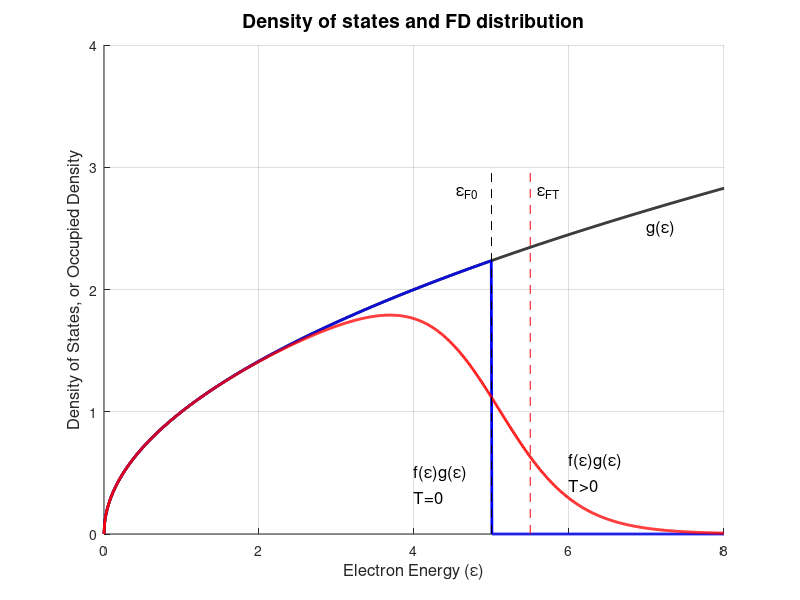

MATLAB code to generate this figure:
E_f0 = 5; % Fermi lvl at T=0
k_B = 1; % approximate
T1 = 0; 
T2 = 0.5; 
E = linspace(0, 8, 1000);

g_E = E.^(1/2); % DOS

f_T0 = zeros(size(E));
f_T0(E <= E_f0) = 1;

f_T1 = 1 ./ (1 + exp((E - E_f0) / (k_B * T2))); %T>0

figure;
hold on;

plot(E, g_E, 'k', 'LineWidth', 2); 
text(7, 2.5, 'g(\epsilon)', 'FontSize', 12); 

%Il prodotto della densità degli stati g(E) per la funzione FermiDirac f(E) fornisce la densità di stati 
% occupati con energia compresa tra E e E+dE

plot(E, f_T0 .* g_E, 'b', 'LineWidth', 2); 
text(4, 0.5, 'f(\epsilon)g(\epsilon)', 'FontSize', 12);
text(4, 0.3, 'T=0', 'FontSize', 12); 

plot(E, f_T1 .* g_E, 'r', 'LineWidth', 2); 
text(6, 0.6, 'f(\epsilon)g(\epsilon)', 'FontSize', 12);
text(6, 0.4, 'T>0', 'FontSize', 12); 

line([E_f0 E_f0], [0 3], 'Color', 'k', 'LineStyle', '--');
text(E_f0 - 0.45, 2.8, '\epsilon_{F0}', 'FontSize', 12);

E_fT = E_f0 + 0.5; 
line([E_fT E_fT], [0 3], 'Color', 'r', 'LineStyle', '--');
text(E_fT + 0.1, 2.8, '\epsilon_{FT}', 'FontSize', 12);

xlabel('Electron Energy (\epsilon)', 'FontSize', 12);
ylabel('Density of States, or Occupied Density', 'FontSize', 12);
title('Density of states and FD distribution', 'FontSize', 14);

xlim([0 8]);
ylim([0 4]);

grid on;
hold off;
